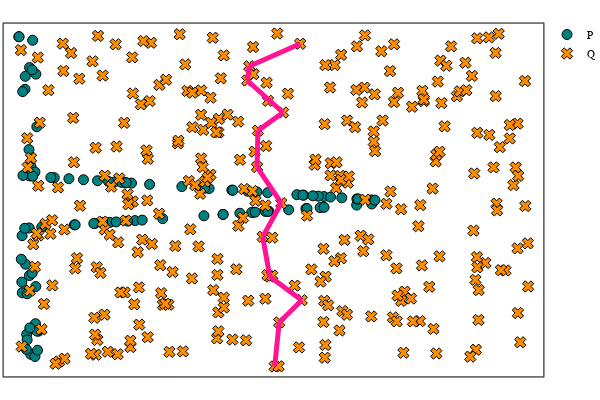

The cell this chart's notebook holds for it:
### Code cell
# plot
plot_cycle_square_torus(P_2d, Q_2d, cycle = cycle_W_QP, cycle_loc = "Q")

### Figure 1 — Plotly figure (JSON) as saved in the notebook; plotly's stock layout.template omitted (floating-point values rounded to 4 significant figures; data arrays with more than 128 entries replaced by an {"elided": "..."} marker saying what was removed)
{"data": [{"colorbar": {"title": ""}, "legendgroup": "P", "marker": {"color": "rgba(0, 129, 129, 1.000)", "line": {"color": "rgba(0, 0, 0, 1.000)", "width": 1}, "size": 10, "symbol": "circle"}, "mode": "markers", "name": "P", "showlegend": true, "type": "scatter", "x": [0.08318, 0.1381, 1.78, 0.04963, 0.1041, 0.139, 3.088, 0.2174, 0.08658, 0.1545, 0.04746, 0.2064, 0.1097, 0.238, 1.044, 2.891, 0.6925, 0.2126, 0.1326, 0.1703, 0.05501, 0.09112, 0.2291, 0.03731, 0.2499, 0.1778, 3.074, 0.2304, 0.1001, 0.1425, 1.439, 0.2164, 0.1101, 3.332, 0.1712, 0.04405, 0.1572, 0.2055, 0.007793, 0.009939, 2.248, 2.523, 1.348, 0.1351, 0.08021, 2.016, 3.72, 2.828, 3.767, 3.987, 3.517, 2.288, 3.046, 3.848, 0.6239, 0.2895, 1.129, 0.1396, 2.632, 1.206, 4.348, 0.4432, 2.877, 2.525, 0.9448, 4.17, 0.05817, 1.19, 3.075, 1.042, 1.528, 4.356, 2.352, 0.1782, 3.545, 2.298, 0.7015, 2.645, 3.558, 2.941, 1.396, 3.698, 0.931, 0.4021, 4.395, 1.618, 3.434, 4.173, 2.731, 0.8037, 1.275, 1.113, 3.506, 3.63, 1.324, 0.9771, 2.919, 1.331, 3.768, 4.186], "xaxis": "x1", "y": [5.242, 1.771, 2.83, 1.448, 0.6731, 5.646, 2.969, 5.525, 5.483, 0.3019, 2.513, 0.2606, 0.5714, 0.3788, 2.752, 2.948, 2.715, 0.8725, 4.118, 5.605, 5.199, 1.98, 4.545, 2.074, 0.7335, 6.155, 3.315, 0.7349, 0.3942, 0.7935, 2.794, 1.565, 1.43, 2.995, 1.814, 1.648, 3.807, 3.699, 6.222, 6.222, 3.403, 2.909, 2.785, 2.656, 2.65, 3.428, 3.036, 3.342, 3.242, 3.219, 3.268, 2.884, 2.965, 3.233, 3.575, 2.672, 2.761, 3.627, 3.362, 2.77, 3.18, 3.595, 2.947, 2.909, 2.742, 3.084, 3.635, 3.515, 2.968, 2.752, 2.804, 3.104, 3.392, 3.623, 3.018, 3.398, 2.716, 3.361, 3.019, 3.33, 3.494, 3.249, 2.74, 3.599, 3.175, 3.47, 3.277, 3.199, 2.931, 3.556, 3.506, 3.524, 3.27, 3.256, 3.501, 3.538, 2.951, 3.5, 3.041, 3.197], "yaxis": "y1", "zmax": null, "zmin": null}, {"colorbar": {"title": ""}, "legendgroup": "Q", "marker": {"color": "rgba(255, 141, 0, 1.000)", "line": {"color": "rgba(0, 0, 0, 1.000)", "width": 1}, "size": 10, "symbol": "x"}, "mode": "markers", "name": "Q", "showlegend": true, "type": "scatter", "x": {"elided": "300 float values"}, "xaxis": "x1", "y": {"elided": "300 float values"}, "yaxis": "y1", "zmax": null, "zmin": null}, {"colorbar": {"title": ""}, "legendgroup": "", "line": {"color": "rgba(255, 20, 147, 1.000)", "dash": "solid", "shape": "linear", "width": 5}, "mode": "lines", "name": "", "showlegend": false, "type": "scatter", "x": [2.847, 2.822], "xaxis": "x1", "y": [5.671, 5.406], "yaxis": "y1", "zmax": null, "zmin": null}, {"colorbar": {"title": ""}, "legendgroup": "", "line": {"color": "rgba(255, 20, 147, 1.000)", "dash": "solid", "shape": "linear", "width": 5}, "mode": "lines", "name": "", "showlegend": false, "type": "scatter", "x": [2.822, 3.263], "xaxis": "x1", "y": [5.406, 4.809], "yaxis": "y1", "zmax": null, "zmin": null}, {"colorbar": {"title": ""}, "legendgroup": "", "line": {"color": "rgba(255, 20, 147, 1.000)", "dash": "solid", "shape": "linear", "width": 5}, "mode": "lines", "name": "", "showlegend": false, "type": "scatter", "x": [2.942, 2.953], "xaxis": "x1", "y": [3.793, 4.472], "yaxis": "y1", "zmax": null, "zmin": null}, {"colorbar": {"title": ""}, "legendgroup": "", "line": {"color": "rgba(255, 20, 147, 1.000)", "dash": "solid", "shape": "linear", "width": 5}, "mode": "lines", "name": "", "showlegend": false, "type": "scatter", "x": [3.263, 2.953], "xaxis": "x1", "y": [4.809, 4.472], "yaxis": "y1", "zmax": null, "zmin": null}, {"colorbar": {"title": ""}, "legendgroup": "", "line": {"color": "rgba(255, 20, 147, 1.000)", "dash": "solid", "shape": "linear", "width": 5}, "mode": "lines", "name": "", "showlegend": false, "type": "scatter", "x": [3.099, 3.012], "xaxis": "x1", "y": [1.751, 2.493], "yaxis": "y1", "zmax": null, "zmin": null}, {"colorbar": {"title": ""}, "legendgroup": "", "line": {"color": "rgba(255, 20, 147, 1.000)", "dash": "solid", "shape": "linear", "width": 5}, "mode": "lines", "name": "", "showlegend": false, "type": "scatter", "x": [3.241, 3.012], "xaxis": "x1", "y": [3.119, 2.493], "yaxis": "y1", "zmax": null, "zmin": null}, {"colorbar": {"title": ""}, "legendgroup": "", "line": {"color": "rgba(255, 20, 147, 1.000)", "dash": "solid", "shape": "linear", "width": 5}, "mode": "lines", "name": "", "showlegend": false, "type": "scatter", "x": [3.16, 3.216], "xaxis": "x1", "y": [0.0755, 0.8963], "yaxis": "y1", "zmax": null, "zmin": null}, {"colorbar": {"title": ""}, "legendgroup": "", "line": {"color": "rgba(255, 20, 147, 1.000)", "dash": "solid", "shape": "linear", "width": 5}, "mode": "lines", "name": "", "showlegend": false, "type": "scatter", "x": [3.216, 3.492], "xaxis": "x1", "y": [0.8963, 1.311], "yaxis": "y1", "zmax": null, "zmin": null}, {"colorbar": {"title": ""}, "legendgroup": "", "line": {"color": "rgba(255, 20, 147, 1.000)", "dash": "solid", "shape": "linear", "width": 5}, "mode": "lines", "name": "", "showlegend": false, "type": "scatter", "x": [3.099, 3.492], "xaxis": "x1", "y": [1.751, 1.311], "yaxis": "y1", "zmax": null, "zmin": null}, {"colorbar": {"title": ""}, "legendgroup": "", "line": {"color": "rgba(255, 20, 147, 1.000)", "dash": "solid", "shape": "linear", "width": 5}, "mode": "lines", "name": "", "showlegend": false, "type": "scatter", "x": [2.847, 3.474], "xaxis": "x1", "y": [5.671, 6.09], "yaxis": "y1", "zmax": null, "zmin": null}, {"colorbar": {"title": ""}, "legendgroup": "", "line": {"color": "rgba(255, 20, 147, 1.000)", "dash": "solid", "shape": "linear", "width": 5}, "mode": "lines", "name": "", "showlegend": false, "type": "scatter", "x": [2.942, 3.241], "xaxis": "x1", "y": [3.793, 3.119], "yaxis": "y1", "zmax": null, "zmin": null}], "layout": {"annotations": [], "height": 400, "legend": {"bgcolor": "rgba(255, 255, 255, 1.000)", "bordercolor": "rgba(0, 0, 0, 1.000)", "font": {"color": "rgba(0, 0, 0, 1.000)", "family": "sans-serif", "size": 11}, "tracegroupgap": 0, "x": 1, "y": 1}, "margin": {"b": 20, "l": 0, "r": 0, "t": 20}, "paper_bgcolor": "rgba(255, 255, 255, 1.000)", "plot_bgcolor": "rgba(255, 255, 255, 1.000)", "showlegend": true, "width": 600, "xaxis": {"anchor": "y1", "domain": [0.006562, 0.9934], "gridcolor": "rgba(0, 0, 0, 0.100)", "gridwidth": 0.5, "linecolor": "rgba(0, 0, 0, 1.000)", "mirror": true, "range": [-0.1805, 6.471], "showgrid": true, "showline": true, "showticklabels": true, "tickangle": 0, "tickcolor": "rgb(0, 0, 0)", "tickfont": {"color": "rgba(0, 0, 0, 1.000)", "family": "sans-serif", "size": 11}, "tickmode": "array", "ticks": "inside", "ticktext": [], "tickvals": [], "title": "", "titlefont": {"color": "rgba(0, 0, 0, 1.000)", "family": "sans-serif", "size": 15}, "type": "-", "visible": true, "zeroline": false, "zerolinecolor": "rgba(0, 0, 0, 1.000)"}, "yaxis": {"anchor": "x1", "domain": [0.009843, 0.9902], "gridcolor": "rgba(0, 0, 0, 0.100)", "gridwidth": 0.5, "linecolor": "rgba(0, 0, 0, 1.000)", "mirror": true, "range": [-0.1107, 6.467], "showgrid": true, "showline": true, "showticklabels": true, "tickangle": 0, "tickcolor": "rgb(0, 0, 0)", "tickfont": {"color": "rgba(0, 0, 0, 1.000)", "family": "sans-serif", "size": 11}, "tickmode": "array", "ticks": "inside", "ticktext": [], "tickvals": [], "title": "", "titlefont": {"color": "rgba(0, 0, 0, 1.000)", "family": "sans-serif", "size": 15}, "type": "-", "visible": true, "zeroline": false, "zerolinecolor": "rgba(0, 0, 0, 1.000)"}}}
